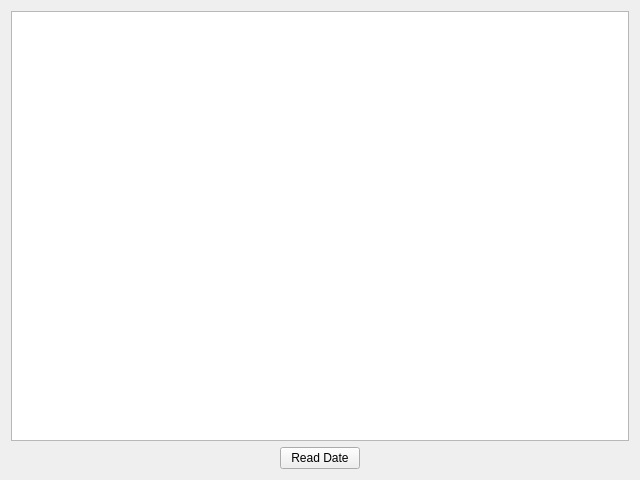
<?xml version="1.0" encoding="UTF-8"?>
<ui version="4.0">
 <class>Widget</class>
 <widget class="QWidget" name="Widget">
  <property name="geometry">
   <rect>
    <x>0</x>
    <y>0</y>
    <width>640</width>
    <height>480</height>
   </rect>
  </property>
  <property name="windowTitle">
   <string>Fruit List Demo</string>
  </property>
  <layout class="QVBoxLayout" name="verticalLayout">
   <item>
    <widget class="QListWidget" name="listWidget">
     <property name="iconSize">
      <size>
       <width>100</width>
       <height>100</height>
      </size>
     </property>
     <property name="viewMode">
      <enum>QListView::ViewMode::ListMode</enum>
     </property>
    </widget>
   </item>
   <item>
    <layout class="QHBoxLayout" name="horizontalLayout">
     <item>
      <spacer name="horizontalSpacer">
       <property name="orientation">
        <enum>Qt::Orientation::Horizontal</enum>
       </property>
       <property name="sizeHint" stdset="0">
        <size>
         <width>40</width>
         <height>20</height>
        </size>
       </property>
      </spacer>
     </item>
     <item>
      <widget class="QPushButton" name="pb_read_data">
       <property name="text">
        <string>Read Date</string>
       </property>
      </widget>
     </item>
     <item>
      <spacer name="horizontalSpacer_2">
       <property name="orientation">
        <enum>Qt::Orientation::Horizontal</enum>
       </property>
       <property name="sizeHint" stdset="0">
        <size>
         <width>40</width>
         <height>20</height>
        </size>
       </property>
      </spacer>
     </item>
    </layout>
   </item>
  </layout>
 </widget>
 <resources>
  <include location="resources.qrc"/>
 </resources>
 <connections/>
</ui>
